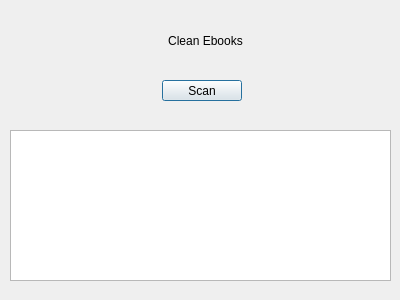
<?xml version="1.0" encoding="UTF-8"?>
<ui version="4.0">
 <class>cleanEbooksDialog</class>
 <widget class="QDialog" name="cleanEbooksDialog">
  <property name="geometry">
   <rect>
    <x>0</x>
    <y>0</y>
    <width>400</width>
    <height>300</height>
   </rect>
  </property>
  <property name="windowTitle">
   <string>Clean Ebooks</string>
  </property>
  <property name="windowIcon">
   <iconset resource="../resources/images.qrc">
    <normaloff>:/icons/books_icon.png</normaloff>:/icons/books_icon.png</iconset>
  </property>
  <widget class="QLabel" name="labelTitle">
   <property name="geometry">
    <rect>
     <x>150</x>
     <y>30</y>
     <width>111</width>
     <height>21</height>
    </rect>
   </property>
   <property name="text">
    <string>Clean Ebooks</string>
   </property>
   <property name="alignment">
    <set>Qt::AlignCenter</set>
   </property>
  </widget>
  <widget class="QPushButton" name="buttonBegin">
   <property name="geometry">
    <rect>
     <x>162</x>
     <y>80</y>
     <width>80</width>
     <height>21</height>
    </rect>
   </property>
   <property name="text">
    <string>Scan</string>
   </property>
  </widget>
  <widget class="QListWidget" name="listWidget">
   <property name="geometry">
    <rect>
     <x>10</x>
     <y>130</y>
     <width>381</width>
     <height>151</height>
    </rect>
   </property>
  </widget>
 </widget>
 <resources>
  <include location="../resources/images.qrc"/>
 </resources>
 <connections/>
</ui>
